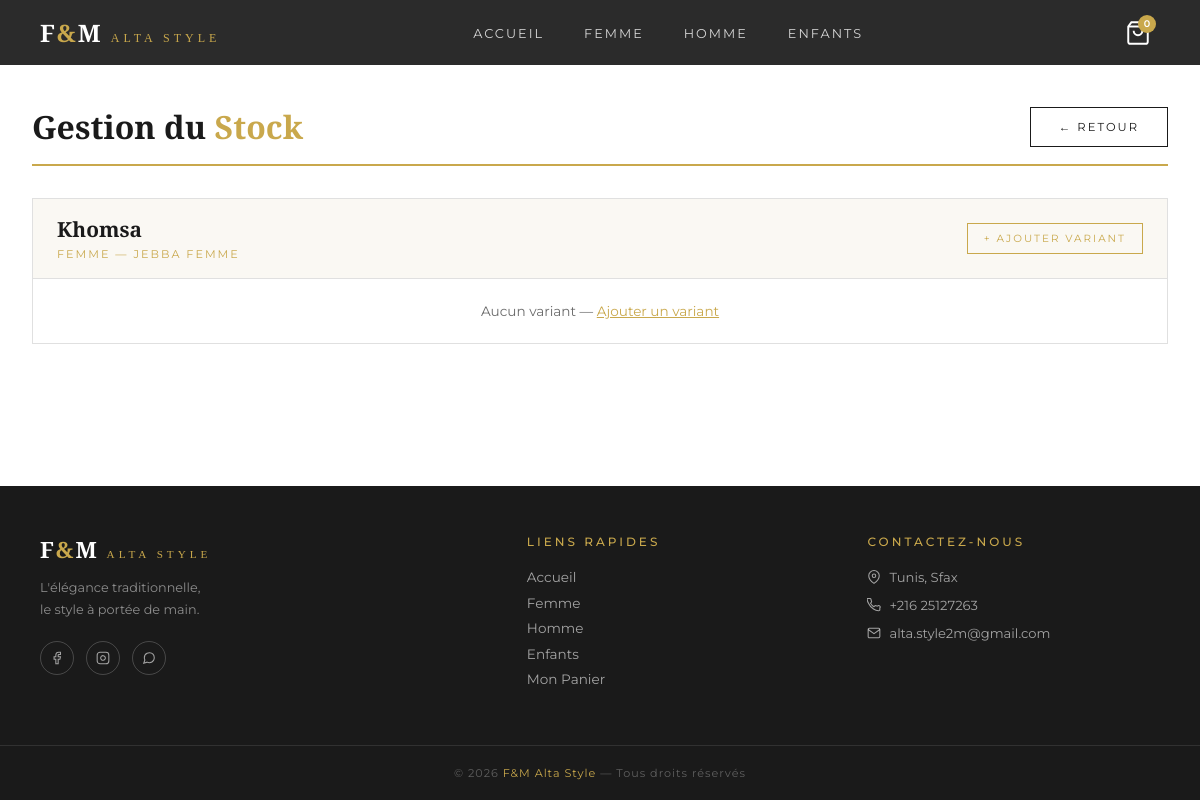
Before: /mon-admin/stock/ (signed in) with the older database file.
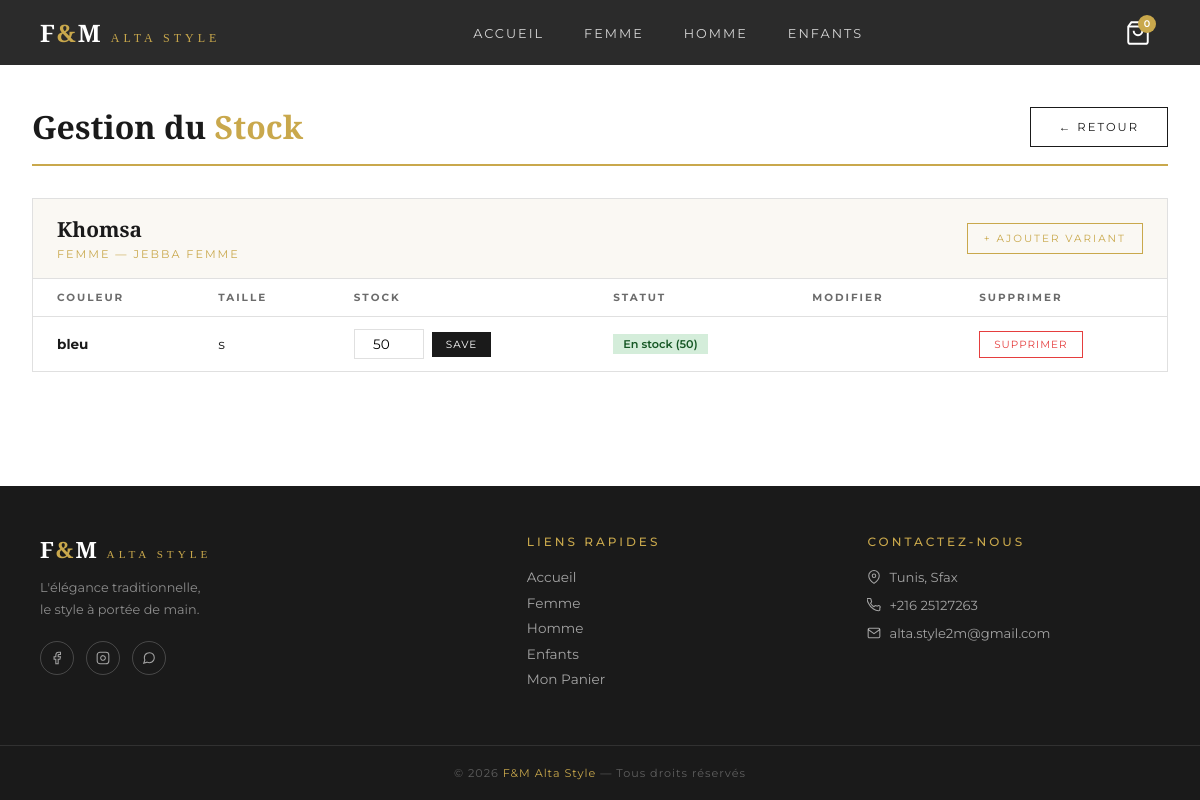
After: the same page with the newer database file.
### boutique/models.py (models this page shows, shortened)
class Produit(models.Model):
    CATEGORIES = [
        ('femme', 'Femme'),
        ('homme', 'Homme'),
        ('enfants', 'Enfants'),
    ]
    SOUS_CATEGORIES = [
        ('jebba_f', 'Jebba Femme'),
        ('dengri_f', 'Dengri Femme'),
        ('kachabiya_f', 'Kachabiya Femme'),
        ('cape', 'Cape'),
        ('kamis_f', 'Kamis Femme'),
        ('herga_h', 'Herga Homme'),
        ('dengri_h', 'Dengri Homme'),
        ('burnous', 'Burnous'),
        ('jebba_e', 'Jebba Enfant'),
        ('dengri_e', 'Dengri Enfant'),
        ('kachabiya_e', 'Kachabiya Enfant'),
        ('herga_e', 'Herga Enfant'),
        ('autre', 'Autre'),
    ]
    nom = models.CharField(max_length=200)
    description = models.TextField()
    prix = models.DecimalField(max_digits=10, decimal_places=3)
    categorie = models.CharField(max_length=50, choices=CATEGORIES)
    sous_categorie = models.CharField(max_length=50, choices=SOUS_CATEGORIES, blank=True, default='')
    image = models.ImageField(upload_to='produits/', blank=True, null=True)
    disponible = models.BooleanField(default=True)
    date_ajout = models.DateTimeField(auto_now_add=True)

class ProduitVariant(models.Model):
    produit = models.ForeignKey(Produit, on_delete=models.CASCADE, related_name='variants')
    couleur = models.CharField(max_length=100)
    taille = models.CharField(max_length=20)
    stock = models.IntegerField(default=0)
    class Meta:
        unique_together = ['produit', 'couleur', 'taille']

### boutique/views.py (the view)
# urls.py: path('mon-admin/stock/', views.admin_stock, name='admin_stock'),
@login_required(login_url='/mon-admin/login/')
def admin_stock(request):
    produits = Produit.objects.all().prefetch_related('variants')
    return render(request, 'boutique/admin_stock.html', {'produits': produits})

### boutique/templates/boutique/admin_stock.html (shortened to what this page needs)
{% extends 'boutique/base.html' %}
{% block content %}
<div class="stock-wrapper">
  <div class="stock-header">
    <h1>Gestion du <span>Stock</span></h1>
    <a href="/mon-admin/" class="btn-outline">← Retour</a>
  </div>
  {% for produit in produits %}
  <div class="produit-block">
    <div class="produit-header">
      <div>
        <h3>{{ produit.nom }}</h3>
        <small>{{ produit.get_categorie_display }} — {{ produit.get_sous_categorie_display }}</small>
      </div>
      <a href="/mon-admin/stock/ajouter/{{ produit.pk }}/" class="btn-add">+ Ajouter Variant</a>
    </div>
    {% if produit.variants.all %}
    <table class="variants-table">
      <thead>
        <tr>
          <th>Couleur</th>
          <th>Taille</th>
          <th>Stock</th>
          <th>Statut</th>
          <th>Modifier</th>
          <th>Supprimer</th>
        </tr>
      </thead>
      <tbody>
        {% for variant in produit.variants.all %}
        <tr>
          <td><strong>{{ variant.couleur }}</strong></td>
          <td>{{ variant.taille }}</td>
          <td>
            <form method="POST" action="/mon-admin/stock/update/{{ variant.pk }}/" style="display:flex;gap:0.5rem;align-items:center">
              <input type="number" name="stock" value="{{ variant.stock }}" min="0" class="stock-input">
              <button type="submit" class="btn-save">Save</button>
            </form>
          </td>
          <td>
            {% if variant.stock == 0 %}
            <span class="stock-badge stock-zero">Épuisé</span>
            {% elif variant.stock <= 3 %}
            <span class="stock-badge stock-low">Stock faible ({{ variant.stock }})</span>
            {% else %}
            <span class="stock-badge stock-ok">En stock ({{ variant.stock }})</span>
            {% endif %}
          </td>
          <td></td>
          <td>
            <form method="POST" action="/mon-admin/stock/supprimer/{{ variant.pk }}/">
              <button type="submit" class="btn-del" onclick="return confirm('Supprimer ce variant?')">Supprimer</button>
            </form>
          </td>
        </tr>
        {% endfor %}
      </tbody>
    </table>
    {% else %}
    <p class="no-variants">Aucun variant — <a href="/mon-admin/stock/ajouter/{{ produit.pk }}/" style="color:var(--gold)">Ajouter un variant</a></p>
    {% endif %}
  </div>
  {% endfor %}
</div>
{% endblock %}

Changed rows visible on the page:
computed for Produit "Khomsa": text "Aucun variant — Ajouter un variant" → "COULEUR TAILLE STOCK STATUT MODIFIER SUPPRIMER"
added ProduitVariant: couleur "bleu", taille "s", stock "50"
